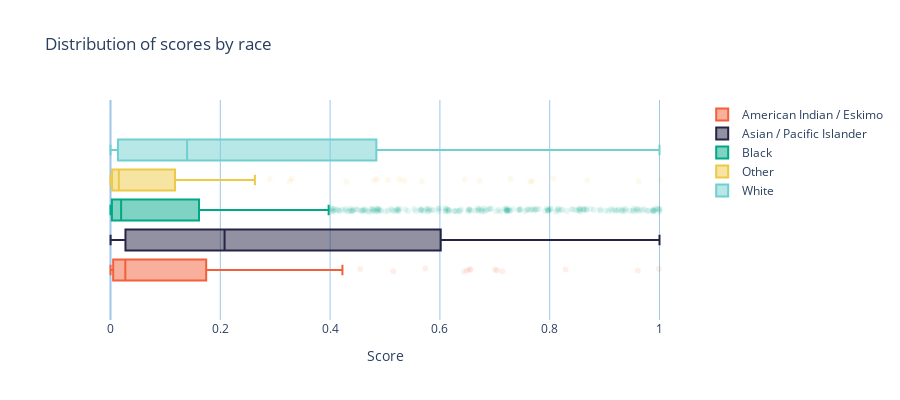

The code cell stored with this chart in its notebook:
### Code cell
race_names = {
    "amer_indian_eskimo": "American Indian / Eskimo",
    "asian_pac_islander": "Asian / Pacific Islander",
    "black": "Black",
    "other": "Other",
    "white": "White",
}

fig_dp_by_race = group_box_plots(
    test_prob,
    test.race.map(race_names),
    title="Distribution of scores by race",
    xlabel="Score",
)
fig_dp_by_race

### Figure 1 — Plotly figure (JSON) as saved in the notebook; plotly's stock layout.template omitted (floating-point values rounded to 4 significant figures; data arrays with more than 128 entries replaced by an {"elided": "..."} marker saying what was removed)
{"data": [{"hoverinfo": "name+x", "jitter": 0.2, "line": {"color": "#f2603b"}, "marker": {"color": "rgba(242,96,59,1)", "opacity": 0.1}, "name": "American Indian / Eskimo", "orientation": "h", "type": "box", "x": {"elided": "149 float values"}, "y": {"elided": "149 float values"}}, {"hoverinfo": "name+x", "jitter": 0.2, "line": {"color": "#262445"}, "marker": {"color": "rgba(38,36,69,1)", "opacity": 0.1}, "name": "Asian / Pacific Islander", "orientation": "h", "type": "box", "x": {"elided": "408 float values"}, "y": {"elided": "408 float values"}}, {"hoverinfo": "name+x", "jitter": 0.2, "line": {"color": "#00a886"}, "marker": {"color": "rgba(0,168,134,1)", "opacity": 0.1}, "name": "Black", "orientation": "h", "type": "box", "x": {"elided": "1411 float values"}, "y": {"elided": "1411 float values"}}, {"hoverinfo": "name+x", "jitter": 0.2, "line": {"color": "#edc946"}, "marker": {"color": "rgba(237,201,70,1)", "opacity": 0.1}, "name": "Other", "orientation": "h", "type": "box", "x": [0.2209, 9.898e-05, 0.004674, 0.0276, 0.002803, 0.5053, 0.08115, 5.598e-05, 0.004961, 0.006408, 0.2165, 0.0002451, 0.04513, 0.0003383, 0.008009, 0.0004285, 0.03402, 0.2282, 0.0735, 0.001986, 0.009594, 0.01003, 0.0003062, 0.7681, 0.5353, 0.001589, 0.1405, 0.01993, 0.1184, 0.1039, 0.00925, 0.002395, 0.0006911, 0.004261, 0.005801, 0.01102, 0.0518, 0.03381, 0.02513, 0.02663, 0.0001079, 0.001101, 1.0, 0.2362, 0.006762, 0.04385, 0.5262, 0.6452, 0.0193, 0.008832, 0.2901, 0.03482, 0.01337, 0.006151, 0.1128, 0.008138, 0.06481, 0.5673, 0.006226, 0.0004368, 0.002903, 0.000973, 0.8071, 0.008874, 0.003465, 0.8686, 0.03074, 0.000204, 0.0002376, 0.001154, 0.01635, 0.263, 0.0002894, 0.0002322, 0.01613, 0.0006425, 0.003508, 0.003063, 0.0008875, 0.01468, 0.007164, 0.4802, 0.2352, 0.002315, 0.001578, 0.1514, 0.3266, 0.006539, 0.0002695, 0.00158, 0.1231, 0.02519, 0.1774, 0.9619, 0.001107, 0.02087, 0.03231, 0.1176, 0.3301, 0.009507, 0.4296, 0.042, 0.003254, 0.06581, 0.008841, 0.4854, 0.00845, 0.009121, 0.7285, 0.000436, 0.01575, 0.02488, 0.01072, 0.02803, 0.7648, 0.03256, 0.6723, 0.001092, 0.01315, 0.06973, 0.1001, 0.000829], "y": [0.0, 0.0, 0.0, 0.0, 0.0, 0.0, 0.0, 0.0, 0.0, 0.0, 0.0, 0.0, 0.0, 0.0, 0.0, 0.0, 0.0, 0.0, 0.0, 0.0, 0.0, 0.0, 0.0, 0.0, 0.0, 0.0, 0.0, 0.0, 0.0, 0.0, 0.0, 0.0, 0.0, 0.0, 0.0, 0.0, 0.0, 0.0, 0.0, 0.0, 0.0, 0.0, 0.0, 0.0, 0.0, 0.0, 0.0, 0.0, 0.0, 0.0, 0.0, 0.0, 0.0, 0.0, 0.0, 0.0, 0.0, 0.0, 0.0, 0.0, 0.0, 0.0, 0.0, 0.0, 0.0, 0.0, 0.0, 0.0, 0.0, 0.0, 0.0, 0.0, 0.0, 0.0, 0.0, 0.0, 0.0, 0.0, 0.0, 0.0, 0.0, 0.0, 0.0, 0.0, 0.0, 0.0, 0.0, 0.0, 0.0, 0.0, 0.0, 0.0, 0.0, 0.0, 0.0, 0.0, 0.0, 0.0, 0.0, 0.0, 0.0, 0.0, 0.0, 0.0, 0.0, 0.0, 0.0, 0.0, 0.0, 0.0, 0.0, 0.0, 0.0, 0.0, 0.0, 0.0, 0.0, 0.0, 0.0, 0.0, 0.0, 0.0]}, {"hoverinfo": "name+x", "jitter": 0.2, "line": {"color": "#70cfcf"}, "marker": {"color": "rgba(112,207,207,1)", "opacity": 0.1}, "name": "White", "orientation": "h", "type": "box", "x": {"elided": "12970 float values"}, "y": {"elided": "12970 float values"}}], "layout": {"autosize": true, "boxmode": "group", "height": 400, "hovermode": "closest", "paper_bgcolor": "rgba(0,0,0,0)", "plot_bgcolor": "rgba(0,0,0,0)", "title": {"text": "Distribution of scores by race"}, "xaxis": {"fixedrange": true, "gridcolor": "rgb(159, 197, 232)", "hoverformat": ".3f", "title": {"text": "Score"}, "zerolinecolor": "rgb(159, 197, 232)"}, "yaxis": {"fixedrange": true, "gridcolor": "rgba(0,0,0,0)", "ticktext": [""], "tickvals": [0], "title": {"text": ""}, "zerolinecolor": "rgba(0,0,0,0)"}}}
